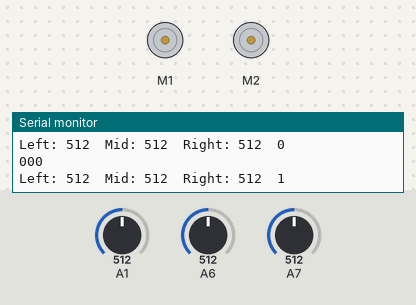
The sketch below on a simulated Arduino Nano, built with avr-gcc and run on an emulated ATmega328P. Parts: 2 × DC motor (green arrow = forward, orange = backward, longer = faster), the last lines printed to the serial monitor. The inputs (shaded band) are chosen by the test bench; at power-on: A1 = 512, A6 = 512, A7 = 512.

Above: at 1.2 s.
1.3 s: A1 set to 743
2.8 s: A1 set to 760
At 3.7 s:
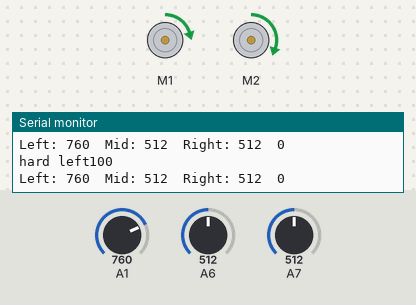
4.5 s: A6 set to 738
7.5 s: A6 set to 762
At 8.2 s:
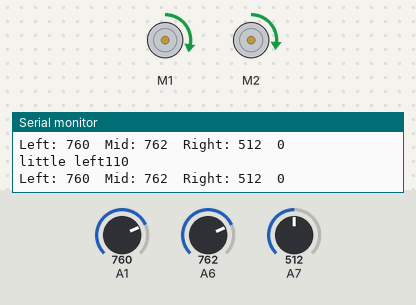
9.0 s: A1 set to 716
At 9.5 s:
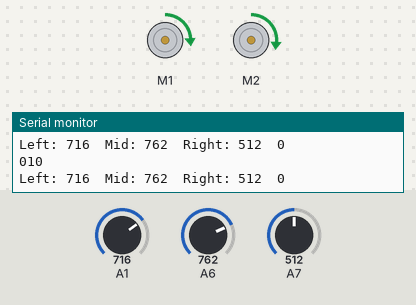
10.5 s: A7 set to 731
13.5 s: A7 set to 765
At 14.5 s:
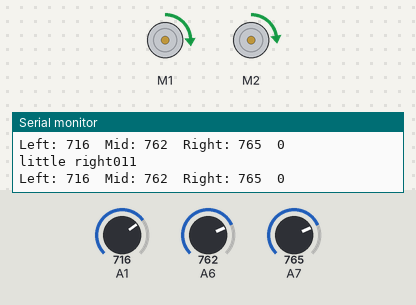
Timing chart, 0 to 16.0 s (numbered marks = the images above; inputs shaded):
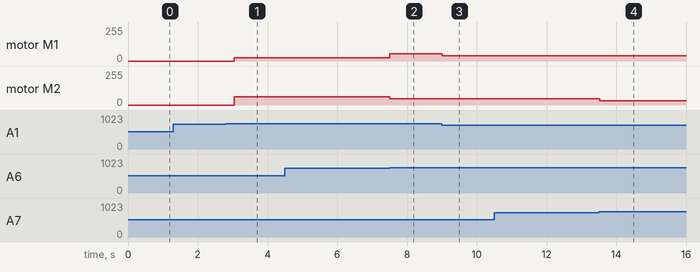

The sketch:

Redbot_LineFollow.ino
```cpp
#include <RedBot.h>

RedBotMotors motors;
int LeftValue;
int MiddleValue;
int RightValue;
bool left;
bool mid;
bool right;
bool StopBot;
int rightPower;
int leftPower;
int basePower_R = 48;
int basePower_L = 40;
int deltaLR = 15;

RedBotSensor LeftSensor = RedBotSensor(A1);
RedBotSensor MiddleSensor = RedBotSensor(A6);
RedBotSensor RightSensor = RedBotSensor(A7);

int bg = 750;

void setup() {
  Serial.begin(9600);
  StopBot = false;


}

void loop() {
  LeftValue = LeftSensor.read();
  MiddleValue = MiddleSensor.read();
  RightValue  = RightSensor.read();
  Serial.print("Left: "); Serial.print(LeftValue); Serial.print("  ");
  Serial.print("Mid: "); Serial.print(MiddleValue); Serial.print("  ");
  Serial.print("Right: "); Serial.print(RightValue); Serial.print("  ");
  Serial.println(StopBot);

  if(!StopBot){
    lineFollowing();
    motors.leftDrive(leftPower);
    motors.rightDrive(rightPower);
    delay(50);
  } else{
    motors.brake();
    delay(200);
    StopBot = false;
  }
  Serial.print(left); Serial.print(mid); Serial.println(right);

  //straight();
}

void lineFollowing(){
  //Serial.println("yes");
  if(LeftValue < bg){
    left = false;
  }else{
    left = true;
  }

  if(MiddleValue < bg){
    mid = false;
  }else{
    mid = true;
  }

  if(RightValue < bg){
    right = false;
  }else{
    right = true;
  }


  if(left && mid && right){ //Impossible.
    StopBot = true;
  }

  if(left && mid && !right){ //To far right, gently turn left.
    rightPower = basePower_R;
    leftPower = basePower_L + deltaLR;
    Serial.print("little left");
  }

  if(left && !mid && right){  //Impossible.
    StopBot = true;
  }

  if(left && !mid && !right){ //To far right, harder turn left.
    rightPower = basePower_R + deltaLR;
    leftPower = basePower_L - deltaLR;
    Serial.print("hard left");
  }

  if(!left && mid && right){  //To far left, gently turn right.
    rightPower = basePower_R - deltaLR;
    leftPower = basePower_L;
    Serial.print("little right");
  }

  if(!left && mid && !right){ //Perfect, Straigt ahead.
    rightPower = basePower_R;
    leftPower = basePower_L;
  }

  if(!left && !mid && right){ //To far left, harder turn right.
    rightPower = basePower_R - deltaLR;
    leftPower = basePower_L + deltaLR;
    Serial.print("hard right");
  }

  if(!left && !mid && !right){  //Lost
    StopBot = true;
  }
}

void square(){
  straight();
  delay(1000);
  motors.brake();
  delay(300);
  motors.pivot(-100,500);
  motors.brake();
  delay(300);
}

void zigzag(){
  straight();
  delay(1000);
  motors.brake();
  delay(300);
  motors.pivot(-100,450);
  motors.brake();
  delay(300);
  straight();
  delay(1000);
  motors.brake();
  delay(300);
  motors.pivot(100,450);
  motors.brake();
  delay(300);
}

void straight(){
  motors.leftDrive(-108);
  motors.rightDrive(-100);
}
```

Measured:
- the behaviour switches between 749 and 750 on A1 (found by bisection; images 0 and 1)
- after the input at 2.8 s, motor M1: stopped → forward 24/255 after 0.24 s; motor M2: stopped → forward 62/255 after 0.24 s
- after the input at 7.5 s, motor M1: forward 24/255 → forward 54/255 at once; motor M2: forward 62/255 → forward 47/255 at once
- after the input at 9.0 s, motor M1: forward 54/255 → forward 39/255 at once
- after the input at 13.5 s, motor M2: forward 47/255 → forward 32/255 at once
